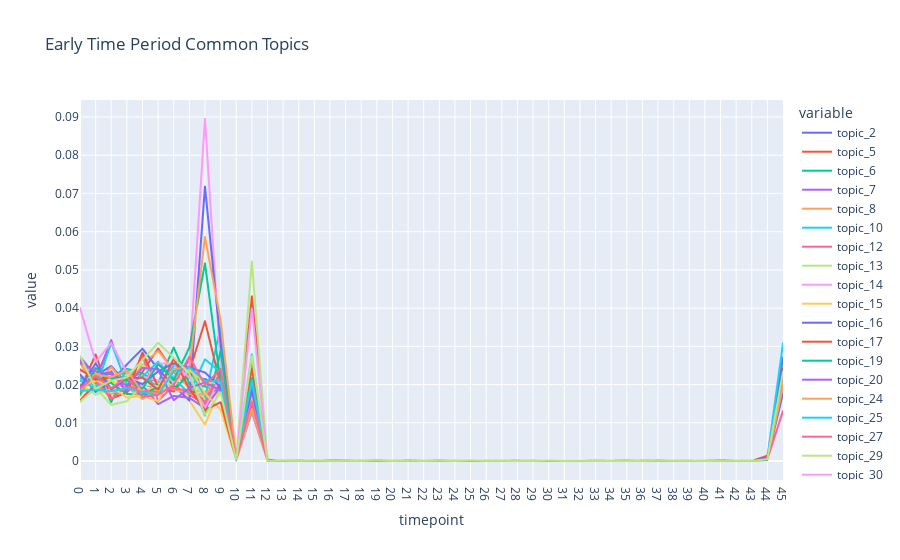

Notebook code for this chart:
### Markdown cell above
# During the early of time

### Code cell
td = pd.DataFrame()
for timepoint in range(best_mdl.num_timepoints):
    td_tmp = pd.DataFrame(
        np.stack([doc.get_topic_dist() for doc in best_mdl.docs if doc.timepoint == timepoint]),
        columns=["topic_{}".format(i + 1) for i in range(best_mdl.k)],
    )
    td_tmp["timepoint"] = timepoint
    td = pd.concat([td, td_tmp], ignore_index=True)
    del td_tmp

tp_slelcted = [2, 5, 6, 7, 8, 10, 12, 13, 14, 15, 16, 17, 19, 20, 24, 25, 27, 29, 30, 31, 32, 33, 35, 36, 40, 42, 43, 47]
topic_list = []
for i in tp_slelcted:
    topic_list.append(f"topic_{i}")

import plotly.express as px
fig = px.line(td, x="timepoint", y=topic_list,
            #   hover_data={"timepoint": "|%B %d, %Y"},
              title='Early Time Period Common Topics')
fig.update_xaxes(
    dtick="M1",
    tickformat="%b %d",
    ticklabelmode="period")
fig.show()
